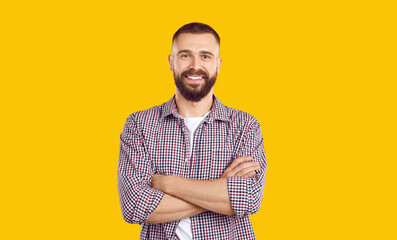
#> input picture LAB/Lab Implementation/Exp 38/image.jpg, 397 x 240 px
$ python 'Exp 38.py'
#> lines starting #> are read from the running program, lines starting #| are printed output that depends on the picture; after the words box and inside, x2 and y2 are one past the last pixel; in counts of white or black regions, pixels touching at a corner belong together

import cv2

# Load face detector
face_cascade = cv2.CascadeClassifier(
    cv2.data.haarcascades +
    "haarcascade_frontalface_default.xml"
)

# Read image
img = cv2.imread("image.jpg")
#> img is the input picture: shape (240, 397, 3); mean B, G, R 37.5, 183.5, 231.5

if img is None:
    print("Image not found!")
else:
    gray = cv2.cvtColor(img, cv2.COLOR_BGR2GRAY)
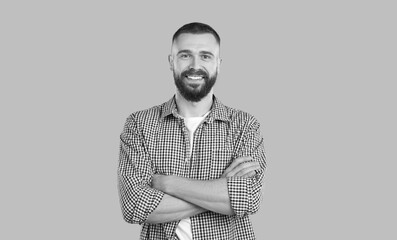
#> gray: shape (240, 397); min 3, max 255, mean 181.1

    # Detect faces
    faces = face_cascade.detectMultiScale(
        gray, scaleFactor=1.1, minNeighbors=5
    )
#> faces = [[165, 33, 58, 58]]

    # Draw rectangles
    for (x, y, w, h) in faces:
        cv2.rectangle(img, (x, y), (x+w, y+h),
                      (0, 255, 0), 2)
#> this loop made 1 pass
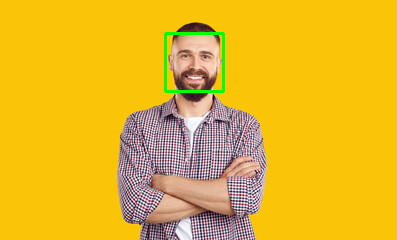
#> img: shape (240, 397, 3); 0.73% of pixels changed, all inside (x1, y1, x2, y2) = (164, 32, 225, 93)

    # Count faces
    print("Number of faces:", len(faces))
#| Number of faces: 1

    cv2.imshow("Face Detection", img)
    cv2.waitKey(0)
    cv2.destroyAllWindows()
